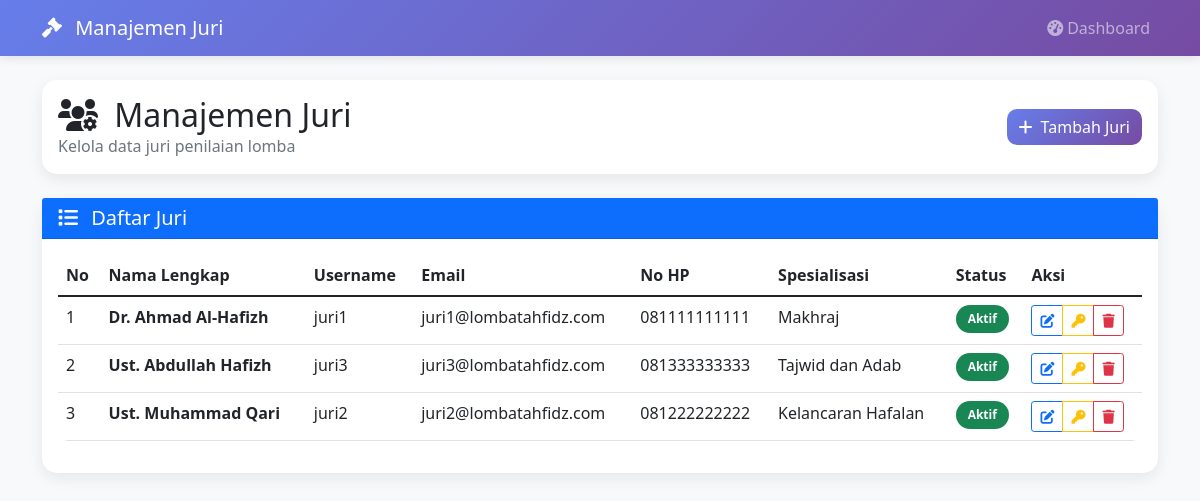
Screenshot of /admin/juri_fixed.php (signed in) with the database file from the repository.
### tables this page shows
CREATE TABLE juri (
    id INT AUTO_INCREMENT PRIMARY KEY,
    nama_lengkap VARCHAR(100) NOT NULL,
    username VARCHAR(50) NOT NULL UNIQUE,
    password VARCHAR(255) NOT NULL,
    email VARCHAR(100),
    no_hp VARCHAR(15),
    spesialisasi VARCHAR(100),
    status ENUM('Aktif', 'Nonaktif') DEFAULT 'Aktif',
    created_at TIMESTAMP DEFAULT CURRENT_TIMESTAMP,
    updated_at TIMESTAMP DEFAULT CURRENT_TIMESTAMP ON UPDATE CURRENT_TIMESTAMP
);

### admin/juri_fixed.php (the view, shortened to what this page needs)
<?php
require_once '../config/database.php';
$query_juri = "SELECT * FROM juri ORDER BY nama_lengkap";
$result_juri = $pdo->query($query_juri);
$juri_list = $result_juri->fetchAll();
?>
<!DOCTYPE html>
<html lang="id">
<head>
    <link href="https://cdn.jsdelivr.net/npm/bootstrap@5.1.3/dist/css/bootstrap.min.css" rel="stylesheet">
    <link href="https://cdnjs.cloudflare.com/ajax/libs/font-awesome/6.0.0/css/all.min.css" rel="stylesheet">
</head>
<body>
    <nav class="navbar navbar-expand-lg navbar-dark">
        <div class="container">
            <a class="navbar-brand" href="dashboard.php">
                <i class="fas fa-gavel me-2"></i>
                Manajemen Juri
            </a>
            <div class="navbar-nav ms-auto">
                <a class="nav-link" href="dashboard.php">
                    <i class="fas fa-tachometer-alt me-1"></i>Dashboard
                </a>
            </div>
        </div>
    </nav>
    <div class="container mt-4">
        <div class="row mb-4">
            <div class="col-12">
                <div class="card">
                    <div class="card-body">
                        <div class="d-flex justify-content-between align-items-center">
                            <div>
                                <h2 class="card-title mb-0">
                                    <i class="fas fa-users-cog me-2"></i>
                                    Manajemen Juri
                                </h2>
                                <p class="text-muted mb-0">Kelola data juri penilaian lomba</p>
                            </div>
                            <button class="btn btn-primary" data-bs-toggle="modal" data-bs-target="#modalAdd">
                                <i class="fas fa-plus me-2"></i>Tambah Juri
                            </button>
                        </div>
                    </div>
                </div>
            </div>
        </div>
        <div class="card">
            <div class="card-header bg-primary text-white">
                <h5 class="mb-0">
                    <i class="fas fa-list me-2"></i>
                    Daftar Juri
                </h5>
            </div>
            <div class="card-body">
                <div class="table-responsive">
                    <table class="table table-hover">
                        <thead>
                            <tr>
                                <th>No</th>
                                <th>Nama Lengkap</th>
                                <th>Username</th>
                                <th>Email</th>
                                <th>No HP</th>
                                <th>Spesialisasi</th>
                                <th>Status</th>
                                <th>Aksi</th>
                            </tr>
                        </thead>
                        <tbody>
                            <?php if (count($juri_list) > 0): ?>
                                <?php $no = 1; foreach ($juri_list as $juri): ?>
                                    <tr>
                                        <td><?php echo $no++; ?></td>
                                        <td>
                                            <strong><?php echo htmlspecialchars($juri['nama_lengkap']); ?></strong>
                                        </td>
                                        <td><?php echo htmlspecialchars($juri['username']); ?></td>
                                        <td><?php echo htmlspecialchars($juri['email']); ?></td>
                                        <td><?php echo htmlspecialchars($juri['no_hp']); ?></td>
                                        <td><?php echo htmlspecialchars($juri['spesialisasi']); ?></td>
                                        <td>
                                            <span class="badge bg-<?php echo $juri['status'] == 'Aktif' ? 'success' : 'danger'; ?>">
                                                <?php echo $juri['status']; ?>
                                            </span>
                                        </td>
                                        <td>
                                            <div class="btn-group" role="group">
                                                <button class="btn btn-sm btn-outline-primary"
                                                        onclick="editJuri(<?php echo htmlspecialchars(json_encode($juri)); ?>)">
                                                    <i class="fas fa-edit"></i>
                                                </button>
                                                <button class="btn btn-sm btn-outline-warning"
                                                        onclick="resetPassword(<?php echo $juri['id']; ?>, '<?php echo htmlspecialchars($juri['nama_lengkap']); ?>')">
                                                    <i class="fas fa-key"></i>
                                                </button>
                                                <button class="btn btn-sm btn-outline-danger"
                                                        onclick="deleteJuri(<?php echo $juri['id']; ?>, '<?php echo htmlspecialchars($juri['nama_lengkap']); ?>')">
                                                    <i class="fas fa-trash"></i>
                                                </button>
                                            </div>
                                        </td>
                                    </tr>
                                <?php endforeach; ?>
                            <?php endif; ?>
                        </tbody>
                    </table>
                </div>
            </div>
        </div>
    </div>
</body>
</html>

### admin/juri_fixed.php (style rules this page uses)
body { background-color: #f8f9fa; }
.navbar { background: linear-gradient(135deg, #667eea 0%, #764ba2 100%); box-shadow: 0 2px 10px rgba(0,0,0,0.1); }
.card { border: none; border-radius: 15px; box-shadow: 0 5px 15px rgba(0,0,0,0.08); }
.btn-primary { background: linear-gradient(135deg, #667eea 0%, #764ba2 100%); border: none; border-radius: 10px; }
.table { border-radius: 10px; overflow: hidden; }
.badge { border-radius: 20px; padding: 8px 12px; }

### rows the page displays
juri: nama_lengkap "Dr. Ahmad Al-Hafizh", username "juri1", email "juri1@lombatahfidz.com", no_hp "081111111111", spesialisasi "Makhraj", status "Aktif"
juri: nama_lengkap "Ust. Abdullah Hafizh", username "juri3", email "juri3@lombatahfidz.com", no_hp "081333333333", spesialisasi "Tajwid dan Adab", status "Aktif"
juri: nama_lengkap "Ust. Muhammad Qari", username "juri2", email "juri2@lombatahfidz.com", no_hp "081222222222", spesialisasi "Kelancaran Hafalan", status "Aktif"
